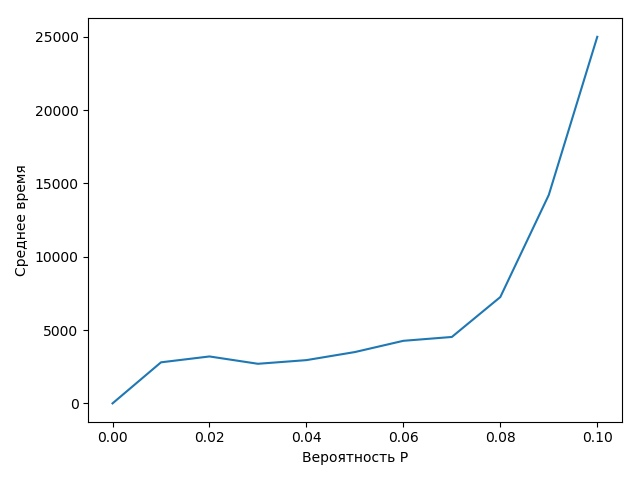

Here is the Python script that generated this plot:
import matplotlib.pyplot as plt
import random

N = 10  # число абонентов
M = 200  # размер буфера
p = 0
probability_l = []
t_avg = []

while p <= 1 / N:
    # очередь сначала равна 0
    queue = [0]
    probability_l.append(p)
    k = 0
    while k <= M:
        msg_sum = 0
        n = 0
        while n <= N:
            msg_sum += random.choices([1, 0], [p, 1 - p])[0]
            n += 1
        last = queue[-1] + msg_sum
        if queue[-1] > 0:
            last = last - 1
        queue.append(last)
        k += 1
    queue_sum = sum(queue)
    if p == 0:
        t_avg.append(0)
    else:
        t_avg.append(queue_sum / p)
    p += 0.01

plt.ylabel("Среднее время")
plt.xlabel("Вероятность P")
plt.plot(probability_l, t_avg)
plt.show()
